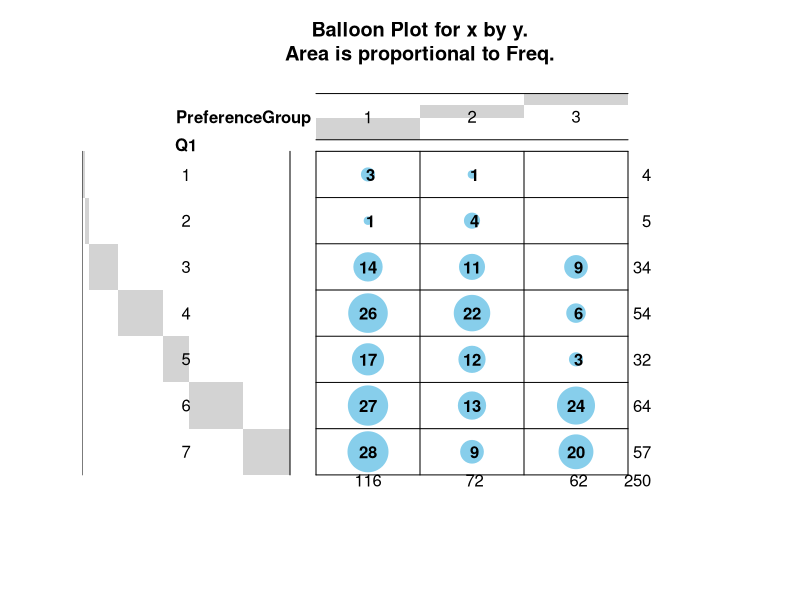
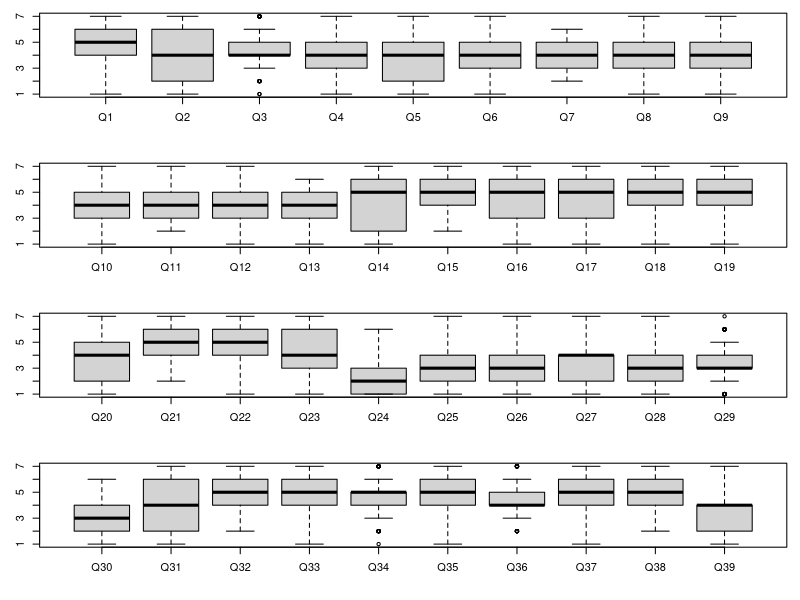
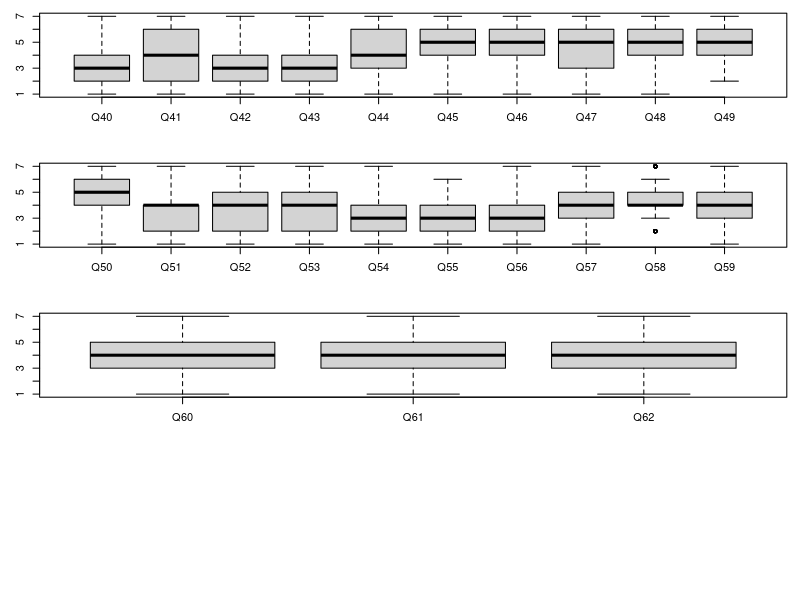
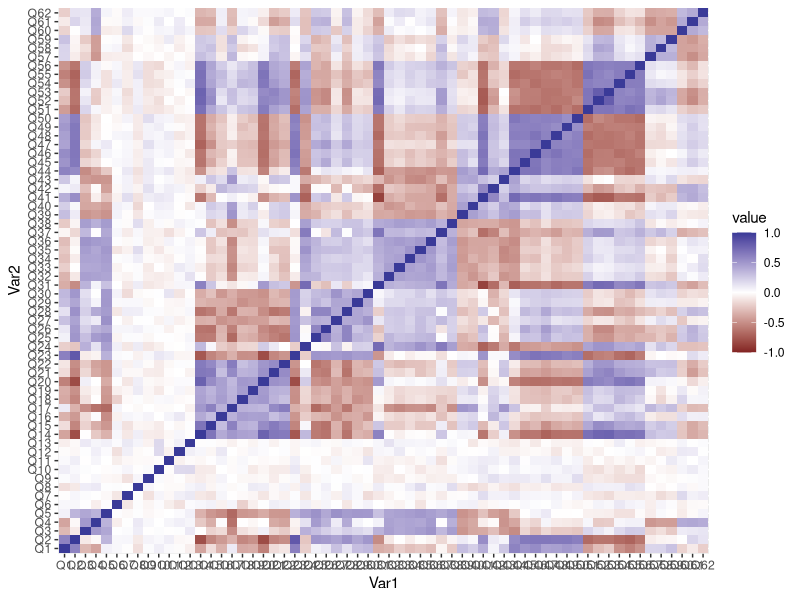
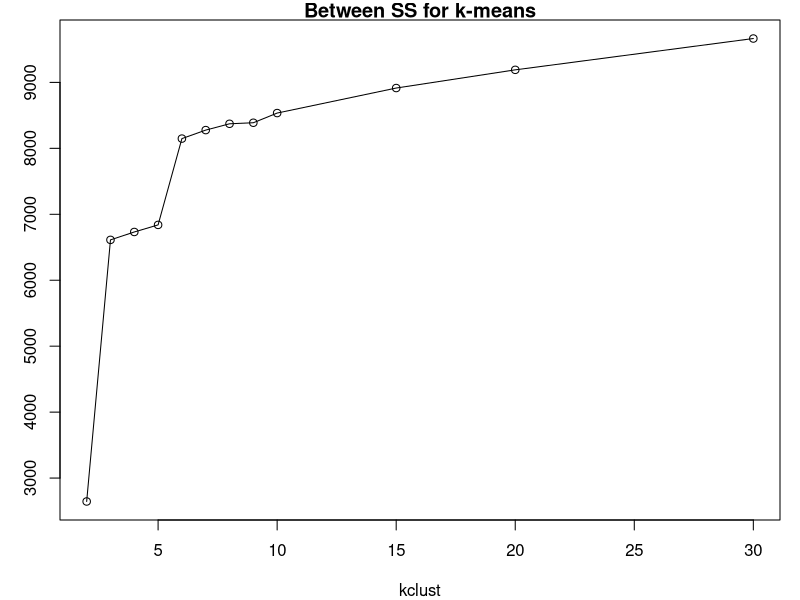
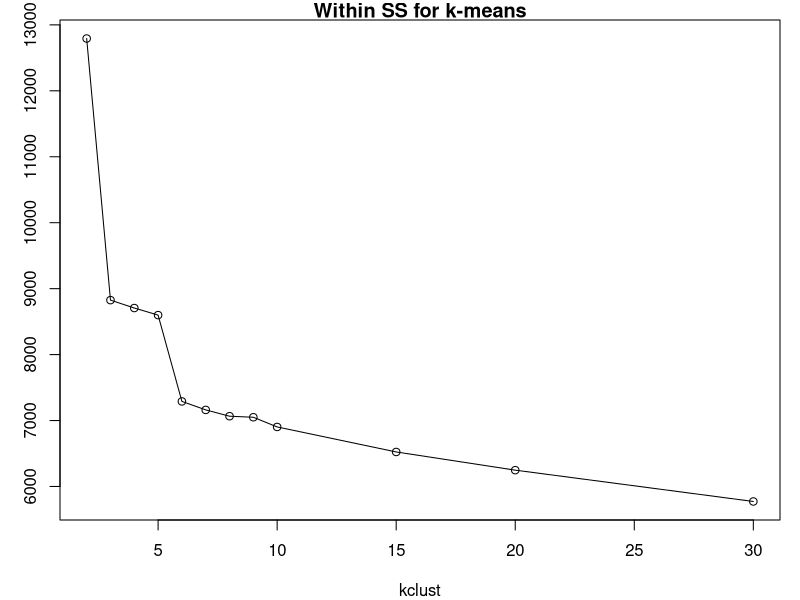
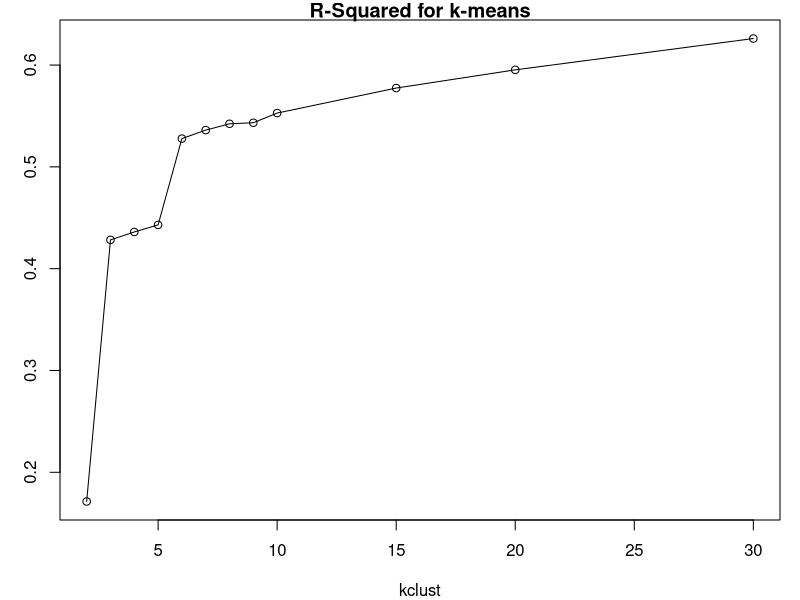
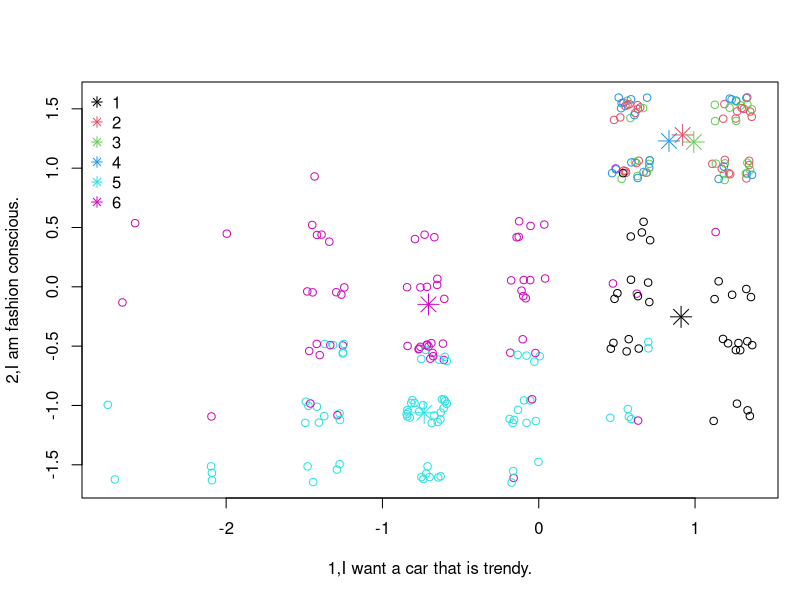

Here is the R script that generated these plots, in order:

###############################################################################
# Script: FordKa_Analysis_Extended.R
#
# R script to create customer segments for ford ka using k-Means
# Requires the excel spreadsheet with the data (FordKaData.xlsx).
# This script creates clusters using both the psychographic and demographic
# datasets using k-means analysis with varying clusters.
#
# Changes that you need to make have "!!!"
###############################################################################



###############################################################################
### setup the environment
###############################################################################

# load in additional packages to extend R functionality
if (!require(lattice)) {install.packages("lattice"); library(lattice)}
if (!require(gplots)) {install.packages("gplots"); library(gplots)}
if (!require(ggplot2)) {install.packages("ggplot2"); library(ggplot2)}
if (!require(reshape2)) {install.packages("reshape2"); library(reshape2)}
if (!require(openxlsx)) {install.packages("openxlsx"); library(openxlsx)}
if (!require(gmodels)) {install.packages("gmodels"); library(gmodels)}

# set to your correct working directory  
setwd("C:/Users/pwpro/git/CMU_Projects/Marketing_Analytics") # !!! change this line !!!


###############################################################################
### input data
###############################################################################

# read in Ford Ka datasets from the Excel file
forddemo=read.xlsx("FordKaData.xlsx",sheet=1,startRow=7,colNames=T,rowNames=F,cols=2:10)  # read the demographic data
fordpsyc=read.xlsx("FordKaData.xlsx",sheet=4,startRow=7,colNames=T,rowNames=F,cols=2:63)  # read the psychographic data
fordquest=read.xlsx("FordKaData.xlsx",sheet=5,startRow=7,colNames=T,rowNames=F,cols=2)  # read the question list
fordseg=read.xlsx("FordKaData.xlsx",sheet=1,startRow=7,colNames=T,rowNames=F,cols=11:12)  # read the segments that ford created (do not use in cluster)

# if you have problems with read.xlsx you can read in the data from CSV files (make sure you uncomment lines below and download CSV files)
#forddemo=read.csv("FordKaDemographicData.csv",row.names=1)  # just the demographic data
#fordpsyc=read.csv("FordKaPsychographicData.csv",row.names=1)  # just the psychographic data
#fordquest=scan("FordKaQuestions.txt",what='a',sep='\n')  # question list, which is read as a vector
#fordseg=read.csv("FordKaSegmentData.csv")  # these are the segments that Ford came up with

# transform the data to make it easier to use
fordquest=paste0(1:62,',',fordquest$Statement)  # convert the question list into a character string to make it easier to work with
afordquest=strtrim(fordquest,30)  # truncate the strings to the first 30 characters since some questions are quite long
fordseg$SegName=as.factor(fordseg$SegmentName)  # convert the segment names into a factor for easier use as a classification variable
fordseg$SegmentName=NULL  # remove this variable
ford=cbind(forddemo,fordpsyc)  # create a new dataframe with both demogrpahic and psychographic data

# create some lists of variables which we will use later in the script
nqlist=1:62  # sequence of numbers from 1 to 62
qlist=paste0("Q",nqlist)
# let's try to cluster our questions by transposing the question data
nshortqlist=c(30,57,53,1,4,12)  # short list of questions
shortqlist=paste0("Q",nshortqlist)  # append Q in front of the numbers to generate a list of questions to match variable names
shortqname=strtrim(fordquest[nshortqlist],30)  # the first 30 characters of the strings
nvars=match(qlist,colnames(ford))   # define list of numeric variables

# define a list of demographic variables that we will use later in the script
dlist=c("Age","MaritalStatus","Gender","NumberChildren","IncomeCategory","FirstTimePurchase")

# create new standardized datasets using the scale function (set the mean of the new variable to 0 and stddev to 1)
xforddemo=scale(forddemo)
xfordpsyc=scale(fordpsyc)
xford=scale(ford)



###############################################################################
### initial exploratory analysis of the data
###############################################################################

# to list the variables in each data frame
ls(forddemo)
ls(fordpsyc)
ls(ford)

# remember these data sets are made up of lists of objects
typeof(ford)      # notice that ford is a list
names(ford)       # this is the list of object names within ford
class(ford)       # the ford object itself is a special type of list known as a data.frame
attributes(ford)  # this prints an objects attributes -- which usually has names of columns and rows
str(ford)         # a more verbose way of checking information about an object is with structure

# descriptive statistics for all the variables
summary(ford)

# to print an individual variable, enter it by itself
ford$Age

# to print a record use the selector for the first record
ford[1,]

# check the scaled data
xford[1,]





###############################################################################
######### Psychographic Cluster Analysis
###############################################################################



###############################################################################
### step 1) exploratory analysis of the data
###############################################################################

# create tables to describe the data
xtabs(~PreferenceGroup,data=ford)
xtabs(~Q1,data=ford)

# to see the relationship between two variables do a cross-tab
xtabs(~PreferenceGroup+Q1,data=ford)
# here is a more visualize representation of a table with a BalloonPlot (uncomment the line if you want to see it)
balloonplot(table(ford$PreferenceGroup,ford$Q1),xlab="PreferenceGroup",ylab="Q1")

# optional part of script to create boxplots -- you can skip to "step 2"
# create boxplots of the questions
# notice that instead of accessing entering each variable as 
# ford$Q1 we instead use the format ford[,"Q1"], R understands
# that we want the column of the object ford named Q1
# in this example we will refer to a list of ten questions
par(mfrow=c(4,1),mar=c(4,3,1,1))
boxplot(ford[,c("Q1","Q2","Q3","Q4","Q5","Q6","Q7","Q8","Q9")])
boxplot(ford[,c("Q10","Q11","Q12","Q13","Q14","Q15","Q16","Q17","Q18","Q19")])
boxplot(ford[,c("Q20","Q21","Q22","Q23","Q24","Q25","Q26","Q27","Q28","Q29")])
boxplot(ford[,c("Q30","Q31","Q32","Q33","Q34","Q35","Q36","Q37","Q38","Q39")])
boxplot(ford[,c("Q40","Q41","Q42","Q43","Q44","Q45","Q46","Q47","Q48","Q49")])
boxplot(ford[,c("Q50","Q51","Q52","Q53","Q54","Q55","Q56","Q57","Q58","Q59")])
boxplot(ford[,c("Q60","Q61","Q62")])

# to compute the correlation matrix
qcor=cor(ford[,qlist])
# print out the correlations with just 2 digits, since it is a huge matrix
print(qcor,digit=1)
# here is a better visualization of the correlation matrix using a heatmap
qplot(x=Var1,y=Var2,data=melt(cor(ford[,qlist],use="p")),fill=value,geom="tile")+scale_fill_gradient2(limits=c(-1, 1))



###############################################################################
## step 2) let's determine how many clusters to use by creating kmeans solutions
## with k from 2 to 30 and then we can plot the sum of square errors to 
## understand how much variation each solution explains
###############################################################################

# set the random number seed so the samples will be the same if regenerated
set.seed(24895792)

# compute multiple cluster solutions
grpA2=kmeans(xford[,qlist],centers=2)
grpA3=kmeans(xford[,qlist],centers=3)
grpA4=kmeans(xford[,qlist],centers=4)
grpA5=kmeans(xford[,qlist],centers=5)
grpA6=kmeans(xford[,qlist],centers=6)
grpA7=kmeans(xford[,qlist],centers=7)
grpA8=kmeans(xford[,qlist],centers=8)
grpA9=kmeans(xford[,qlist],centers=9)
grpA10=kmeans(xford[,qlist],centers=10)
grpA15=kmeans(xford[,qlist],centers=15)
grpA20=kmeans(xford[,qlist],centers=20)
grpA30=kmeans(xford[,qlist],centers=30)

# compute between and within SS
kclust=c(2:10,15,20,30)
bss=c(grpA2$betweenss,
      grpA3$betweenss,grpA4$betweenss,grpA5$betweenss,grpA6$betweenss,
      grpA7$betweenss,grpA8$betweenss,grpA9$betweenss,grpA10$betweenss,
      grpA15$betweenss,grpA20$betweenss,grpA30$betweenss)
wss=c(grpA2$tot.withinss,
      grpA3$tot.withinss,grpA4$tot.withinss,grpA5$tot.withinss,grpA6$tot.withinss,
      grpA7$tot.withinss,grpA8$tot.withinss,grpA9$tot.withinss,grpA10$tot.withinss,
      grpA15$tot.withinss,grpA20$tot.withinss,grpA30$tot.withinss)
# plot the results and look for the "Hockey-Stick" effect
par(mfrow=c(1,1))
plot(kclust,bss,type="l",main="Between SS for k-means")
points(kclust,bss)
plot(kclust,wss,type="l",main="Within SS for k-means")
points(kclust,wss)
plot(kclust,bss/(wss+bss),type="l",main="R-Squared for k-means")
points(kclust,bss/(wss+bss))



###############################################################################
### step 3) cluster analysis with psychographics and 3 clusters
### k=3 may be a good value based upon the previous analysis, but you may
### want to try having more or fewer clusters, and also change the set of
### variables that you use in the analysis
###############################################################################

# set the random number seed so the samples will be the same if regenerated
set.seed(1248765792)

# set the value of k
k=6  # !!! change this value to 2, 3, ... !!!

# compute a k-means cluster with specified k using just the psychographics
(grpA=kmeans(xford[,qlist],centers=k))

# plot the solutions against the Q1 and Q2
# since the data is categorical most of the plots will overlay one another,
# so instead we jitter the points -- which adds a small random number to each
par(mfrow=c(1,1),mar=c(5,4,4,1)+.1)
plot(jitter(xford[,"Q1"]), jitter(xford[,"Q2"]),xlab=fordquest[1],ylab=fordquest[2],col=grpA$cluster)
points(grpA$centers[,c("Q1","Q2")],col=1:k,pch=8,cex=2)
legend("topleft",pch=8,bty="n",col=1:k,as.character(1:k))

# let's do a pairwise plot with the short list of questions
par(mfrow=c(length(shortqlist),length(shortqlist)),mar=c(4.5,4.5,0,0))
for (j in 1:length(shortqlist)) {
  for (i in 1:length(shortqlist)) {
    plot(jitter(xford[,shortqlist[i]]),jitter(xford[,shortqlist[j]]),
         xlab=shortqlist[i],ylab=shortqlist[j],col=grpA$cluster)
    points(grpA$centers[,c(shortqlist[i],shortqlist[j])],col=1:5,pch=8,cex=2)
    if (i==j) legend("topleft",pch=8,bty="n",col=1:k,as.character(1:k))
  }
}

# list out the short list of questions
fordquest[nshortqlist]

# compare the cluster solutions with the PreferenceGroup
# preference group #1 are "Ka Chooser (top 3)"
#                  #2 are Ka Non-Chooser (bottom 3)"
#                  #3 is "Middle (Middle 4)"
xtabs(~ford$PreferenceGroup+grpA$cluster)
CrossTable(ford$PreferenceGroup,grpA$cluster)   # slightly nicer cross tabulation
# here is a more visualize representation of a table with a BalloonPlot (uncomment the line if you want to see it)
par(mfrow=c(1,1))  # reset graphics to one panel
balloonplot(table(ford$PreferenceGroup,grpA$cluster),xlab="PreferenceGroup",ylab="Cluster")



# summarize the centroids
grpAcenter=t(grpA$centers)   # create variable with the transpose of the centroids
rownames(grpAcenter)=afordquest  # add the question names
print(grpAcenter)   # print the centroid values for each question
parallelplot(t(grpAcenter))  # create a parallel plot to visualize the centroid values
print(round(grpAcenter[nshortqlist,],2))  # print the centroid values for short list of questions
parallelplot(t(grpAcenter[nshortqlist,]),auto.key=list(text=as.character(1:k),space="top",columns=3,lines=T))  # a parallel plot with just a few questions

# to save the data to an Excel spreadsheet (one sheet with the centroids and another with cluster assignments)
write.xlsx(list(grpA$centers,grpA$cluster),file="FordKa_ResultsA.xlsx",colnames=T)
# if you have problems with write.xlsx you can uncomment the following lines
#write.csv(grpA$cluster,file="FordKa_ResultsAcluster.csv")
#write.csv(grpA$centers,file="FordKa_ResultsAcenters.csv")





###############################################################################
######### Demographic Cluster Analysis
###############################################################################



###############################################################################
### step 1) exploratory analysis of the data
###############################################################################

# create tables to describe the data
xtabs(~Age,data=ford)
xtabs(~AgeCategory,data=ford)
xtabs(~ChildrenCategory,data=ford)
xtabs(~FirstTimePurchase,data=ford)
xtabs(~Gender,data=ford)
xtabs(~IncomeCategory,data=ford)
xtabs(~MaritalStatus,data=ford)
xtabs(~NumberChildren,data=ford)
xtabs(~PreferenceGroup,data=ford)

# to see the relationship between two variables do a cross-tab
xtabs(~PreferenceGroup+AgeCategory,data=ford)
# here is a more visualize representation of a table with a BalloonPlot (uncomment the line if you want to see it)
balloonplot(table(ford$PreferenceGroup,ford$AgeCategory),xlab="PreferenceGroup",ylab="AgeCategory")

# let's plot all pairs of data in a matrix plot
pairs(~Age+MaritalStatus+Gender+NumberChildren+IncomeCategory+FirstTimePurchase,data=ford)
pairs(~jitter(Age)+jitter(MaritalStatus)+jitter(Gender)+jitter(NumberChildren)
      +jitter(IncomeCategory)+jitter(FirstTimePurchase),data=ford)



###############################################################################
## step 2) examine various cluster solutions with different values of k
## let's determine how many clusters to use by creating kmeans solutions
## with k from 2 to 30 and then we can plot the sum of square errors to 
## understand how much variation each solution explains
###############################################################################

# set the random number seed so the samples will be the same if regenerated
set.seed(1234)

# compute multiple cluster solutions
grpB2=kmeans(xford[,dlist],centers=2)
grpB3=kmeans(xford[,dlist],centers=3)
grpB4=kmeans(xford[,dlist],centers=4)
grpB5=kmeans(xford[,dlist],centers=5)
grpB6=kmeans(xford[,dlist],centers=6)
grpB7=kmeans(xford[,dlist],centers=7)
grpB8=kmeans(xford[,dlist],centers=8)
grpB9=kmeans(xford[,dlist],centers=9)
grpB10=kmeans(xford[,dlist],centers=10)
grpB15=kmeans(xford[,dlist],centers=15)
grpB20=kmeans(xford[,dlist],centers=20)
grpB30=kmeans(xford[,dlist],centers=30)

# compute between and within SS
kclust=c(2:10,15,20,30)
bssB=c(grpB2$betweenss,
      grpB3$betweenss,grpB4$betweenss,grpB5$betweenss,grpB6$betweenss,
      grpB7$betweenss,grpB8$betweenss,grpB9$betweenss,grpB10$betweenss,
      grpB15$betweenss,grpB20$betweenss,grpB30$betweenss)
wssB=c(grpB2$tot.withinss,
      grpB3$tot.withinss,grpB4$tot.withinss,grpB5$tot.withinss,grpB6$tot.withinss,
      grpB7$tot.withinss,grpB8$tot.withinss,grpB9$tot.withinss,grpB10$tot.withinss,
      grpB15$tot.withinss,grpB20$tot.withinss,grpB30$tot.withinss)
# plot the results and look for the "Hockey-Stick" effect
par(mfrow=c(1,1))
plot(kclust,bssB,type="l",main="Between SS for k-means")
points(kclust,bssB)
plot(kclust,wssB,type="l",main="Within SS for k-means")
points(kclust,wssB)
plot(kclust,bssB/(wssB+bssB),type="l",main="R-Squared for k-means")
points(kclust,bssB/(wssB+bssB))



###############################################################################
## step 3) analysis with demographics
## use the value of k from the previous analysis
###############################################################################

# set the random number seed so the samples will be the same if regenerated
set.seed(1248765792)

# compute a k-means cluster with specified number of k using just the demographics
k=6  # !!! change from 3 to whatever value you decide !!!
(grpB=kmeans(xford[,dlist],centers=k))

# plot the solutions against the Age and NumberChildren
# since the data is categorical most of the plots will overlay one another,
# so instead we jitter the points -- which adds a small random number to each
par(mfrow=c(1,1),mar=c(5,4,4,1)+.1)
plot(xford[,"Age"],xford[,"NumberChildren"],xlab="Age",ylab="NumberChildren",col=grpB$cluster)
points(grpB$centers[,c("Age","NumberChildren")],col=1:k,pch=8,cex=2)
legend("topright",pch=8,bty="n",col=1:k,as.character(1:k))

# compare the cluster solutions with the PreferenceGroup
xtabs(~ford$PreferenceGroup+grpB$cluster)
CrossTable(ford$PreferenceGroup,grpB$cluster)   # slightly nicer cross tabulation
# here is a more visualize representation of a table with a BalloonPlot
balloonplot(table(ford$PreferenceGroup,grpB$cluster),xlab="PreferenceGroup",ylab="Cluster")

# summarize the centroids
grpBcenter=t(grpB$centers)   # create variable with the transpose of the centroids
rownames(grpBcenter)=dlist   # add the variable names
print(round(grpBcenter,2))   # print the centroid values for each question
parallelplot(t(grpBcenter),auto.key=list(text=as.character(1:k),space="top",columns=3,lines=T))  # create a parallel plot to visualize the centroid values

# to save the data to an Excel spreadsheet (one sheet with the centroids and another with cluster assignments)
write.xlsx(list(grpB$centers,grpB$cluster),file="FordKa_ResultsB.xlsx",colnames=T)
#write.csv(grpB$cluster,file="FordKa_ResultsBcluster.csv")
#write.csv(grpB$centers,file="FordKa_ResultsBcenters.csv")






###############################################################################
######### compare Psychographic and Demographic
###############################################################################

# compare the cluster solutions with the each other
xtabs(~grpA$cluster+grpB$cluster)
# here is a more visualize representation of a table with a BalloonPlot
balloonplot(table(grpA$cluster,grpB$cluster),xlab="Psych Cluster",ylab="Demo Cluster")
